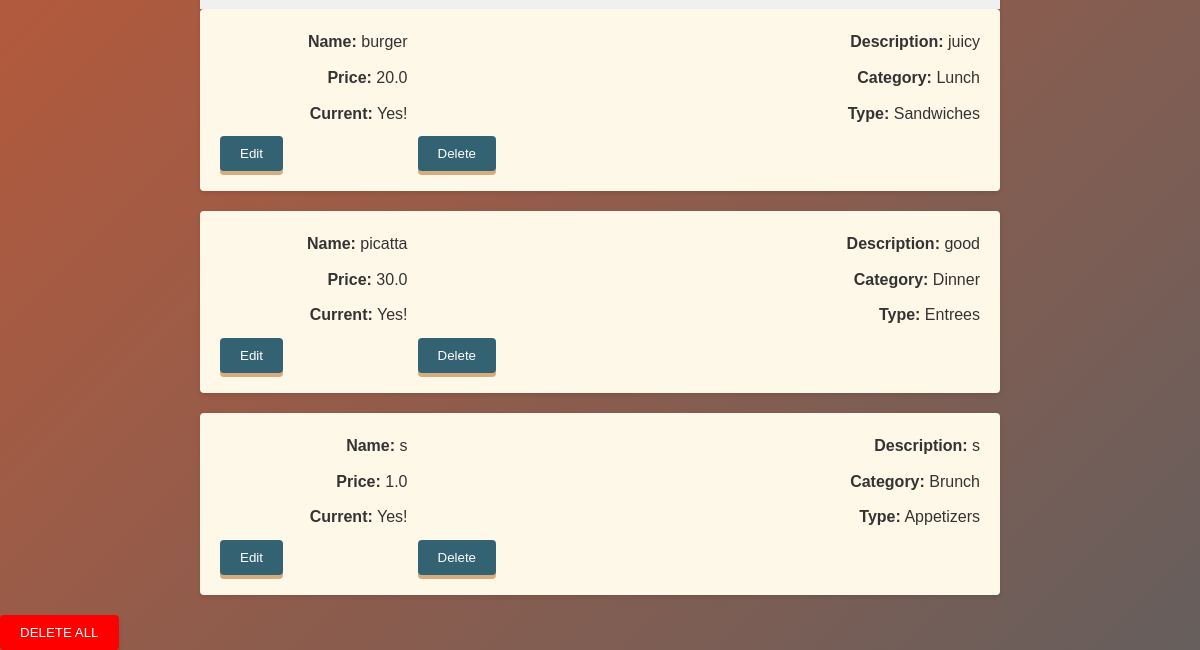
/restaurant_admin/ (signed in, lower part), run on an earlier commit of the app's database.
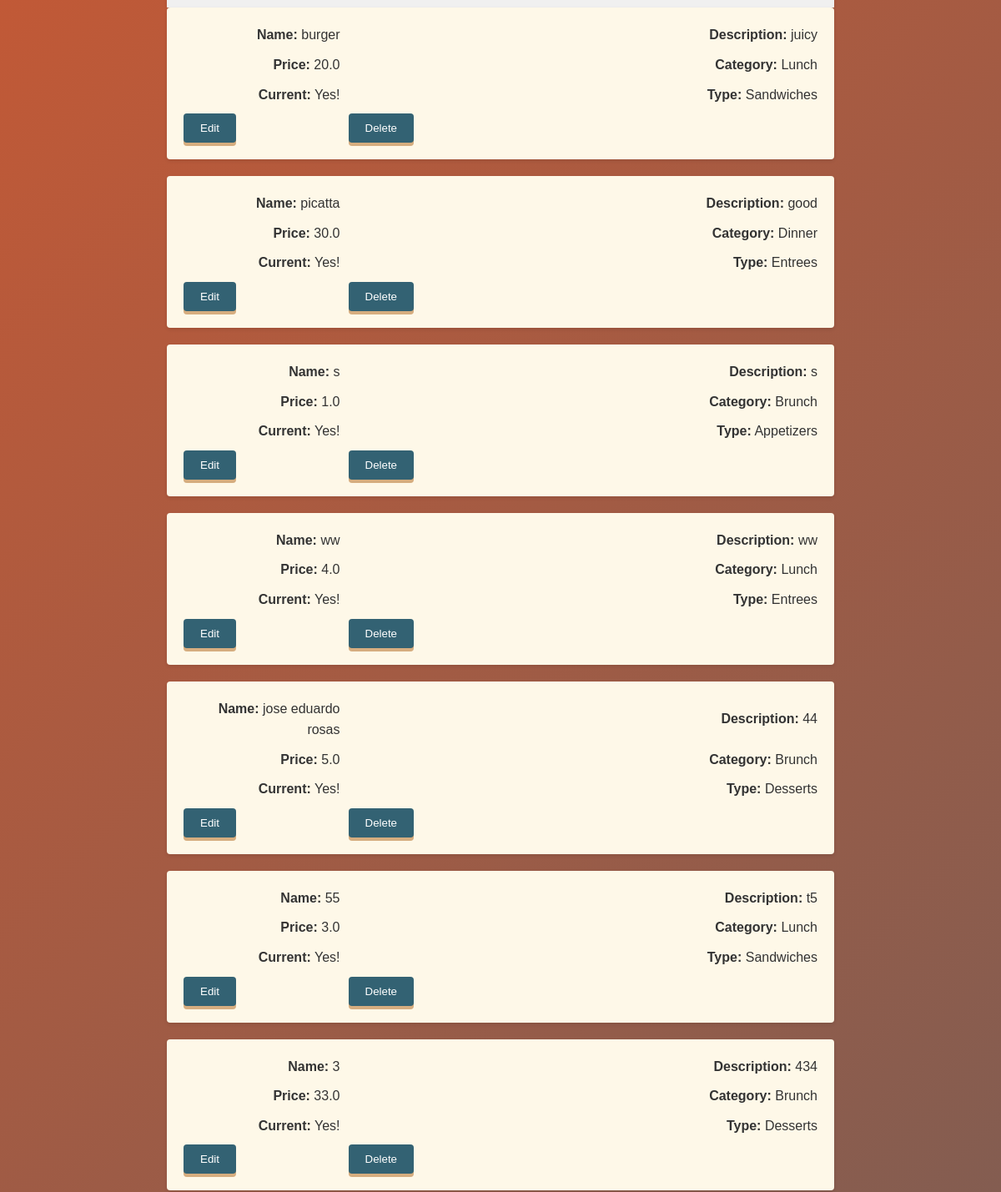
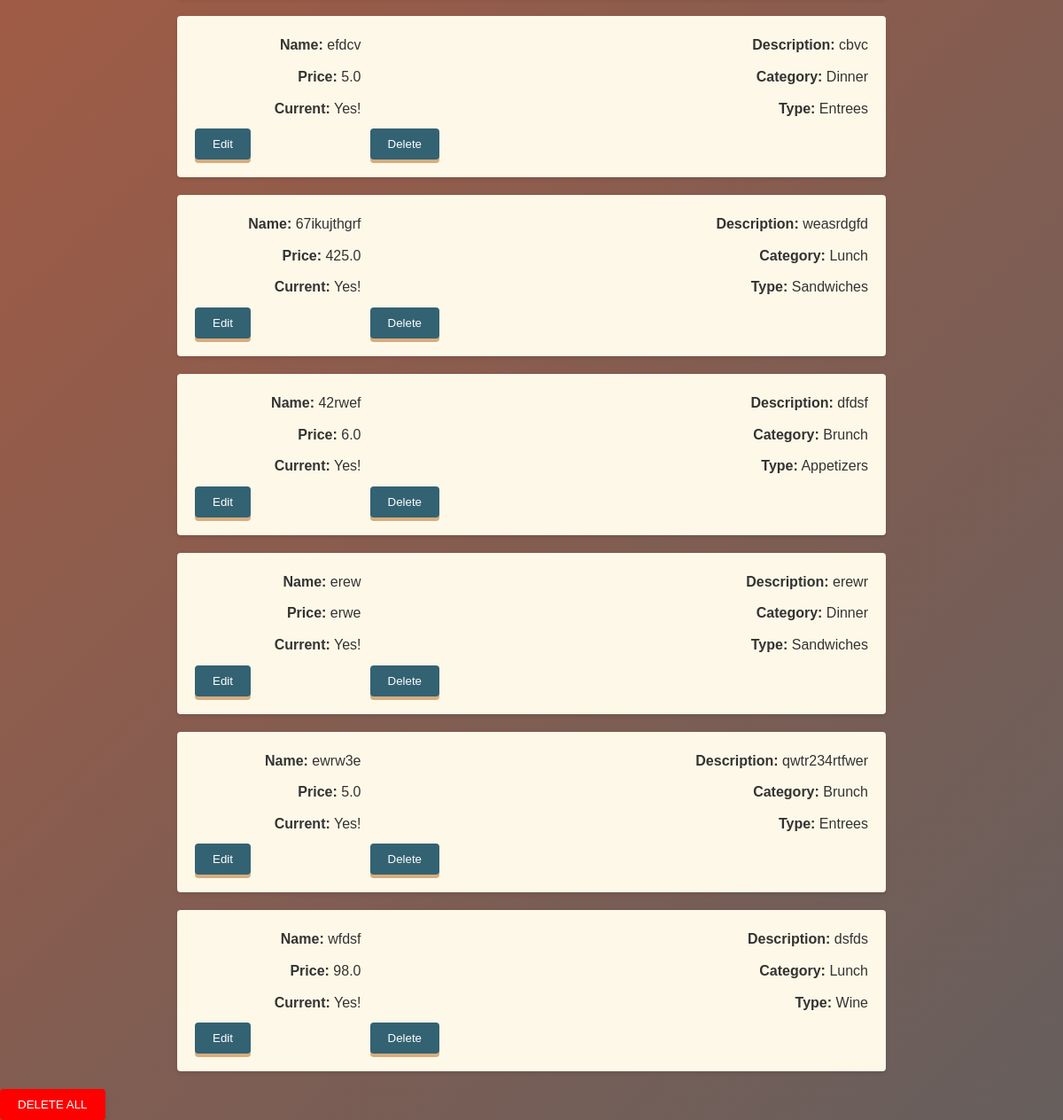
And on a later commit of the database (2 pictures, top to bottom).
### mcewens/models.py (models this page shows)
class MenuItem(models.Model):
    name = models.CharField(max_length=50)
    CATEGORY_CHOICES = (
        ("Brunch", "Brunch"),
        ("Lunch", "Lunch"),
        ("Dinner", "Dinner"),
        ("Wine and Cocktails", "Wine and Cocktails"),
    )
    category = models.CharField(choices=CATEGORY_CHOICES, max_length=50)
    TYPE_CHOICES = (
        ("Appetizers", "Appetizers"),
        ("Salads", "Salads"),
        ("Soups", "Soups"),
        ("Entrees", "Entrees"),
        ("Sandwiches", "Sandwiches"),
        ("Wine", "Wine"),
        ("Cocktails", "Cocktails"),
    )
    item_type = models.CharField(choices=TYPE_CHOICES, max_length=50, blank=True)
    description = models.TextField(max_length=200, blank=True)
    price = models.CharField(max_length=50)
    CURRENT_CHOICES = (
        (1, "On menu"),
        (0, "Not on menu"),
    )
    current = models.IntegerField(default=1, choices=CURRENT_CHOICES)
    class Meta:
        unique_together = ("name", "category")

### mcewens/views.py (the view)
# urls.py: path("restaurant_admin/", restaurant_admin, name="restaurant_admin"),
@login_required
def restaurant_admin(request):
    menu_items = MenuItem.objects.all()
    if request.method == "POST":
        form = MenuItemForm(request.POST)
        if form.is_valid():
            request.session["item_input"] = form.cleaned_data
            return redirect("confirm")
        else:
            error = "Something went wrong! Perhaps a menu item with this name and category already exists?"
            context = {"error": error, "menu_items": menu_items, "form": form}
        return render(request, "restaurant_admin.html", context)
    else:
        form = MenuItemForm()
        return render(
            request, "restaurant_admin.html", {"form": form, "menu_items": menu_items}
        )

### mcewens/templates/restaurant_admin.html (shortened to what this page needs)
{% load static %}
<!DOCTYPE html>
<html lang="en">
  <head>
    <link
      rel="stylesheet"
      type="text/css"
      href="{% static 'css/admin.css' %}"
    />
  </head>
  <body class="bg">
    <div>
    </div>
     {% for menu_item in menu_items %}
    <div
      class="menu-item-{{ menu_item.id }} {% if menu_item.item_type == 'wine' %}type-wine{% elif menu_item.item_type == 'dinner' %}type-dinner{% endif %}"
    >
      <p><strong>Name:</strong> {{ menu_item.name }}</p>
      <p><strong>Description:</strong> {{ menu_item.description }}</p>
      <p><strong>Price:</strong> {{ menu_item.price }}</p>
      <p><strong>Category:</strong> {{ menu_item.category }}</p>
      {% if menu_item.current is 1 %}
      <p class="current-yes"><strong>Current:</strong> Yes!</p>
      {% else %}
      <p class="current-no"><strong>Current:</strong> No!</p>
      {% endif %}
      <p><strong>Type:</strong> {{ menu_item.item_type }}</p>
      <a href="{% url 'edit' menu_item.id %}"
        ><button type="button">Edit</button></a
      >
      <a href="{% url 'delete' menu_item.id %}"
        ><button type="button">Delete</button></a
      >
    </div>
    {% endfor %}
      <a href="{% url 'delete_all' %}"
        ><button type="button" class="delete-button meh">DELETE ALL</button></a
      >
  </body>
</html>

What changed in the data, as far as the page shows it:
added MenuItem: name "ww", description "ww", price "4.0", category "Lunch", shows "Current:", current "Yes!", item_type "Entrees"
added MenuItem: name "jose eduardo rosas", description "44", price "5.0", category "Brunch", shows "Current:", current "Yes!", item_type "Desserts"
added MenuItem: name "55", description "t5", price "3.0", category "Lunch", shows "Current:", current "Yes!", item_type "Sandwiches"
added MenuItem: name "3", description "434", price "33.0", category "Brunch", shows "Current:", current "Yes!", item_type "Desserts"
added MenuItem: name "efdcv", description "cbvc", price "5.0", category "Dinner", shows "Current:", current "Yes!", item_type "Entrees"
added MenuItem: name "67ikujthgrf", description "weasrdgfd", price "425.0", category "Lunch", shows "Current:", current "Yes!", item_type "Sandwiches"
added MenuItem: name "42rwef", description "dfdsf", price "6.0", category "Brunch", shows "Current:", current "Yes!", item_type "Appetizers"
added MenuItem: name "erew", description "erewr", price "erwe", category "Dinner", shows "Current:", current "Yes!", item_type "Sandwiches"
added MenuItem: name "ewrw3e", description "qwtr234rtfwer", price "5.0", category "Brunch", shows "Current:", current "Yes!", item_type "Entrees"
added MenuItem: name "wfdsf", description "dsfds", price "98.0", category "Lunch", shows "Current:", current "Yes!", item_type "Wine"
